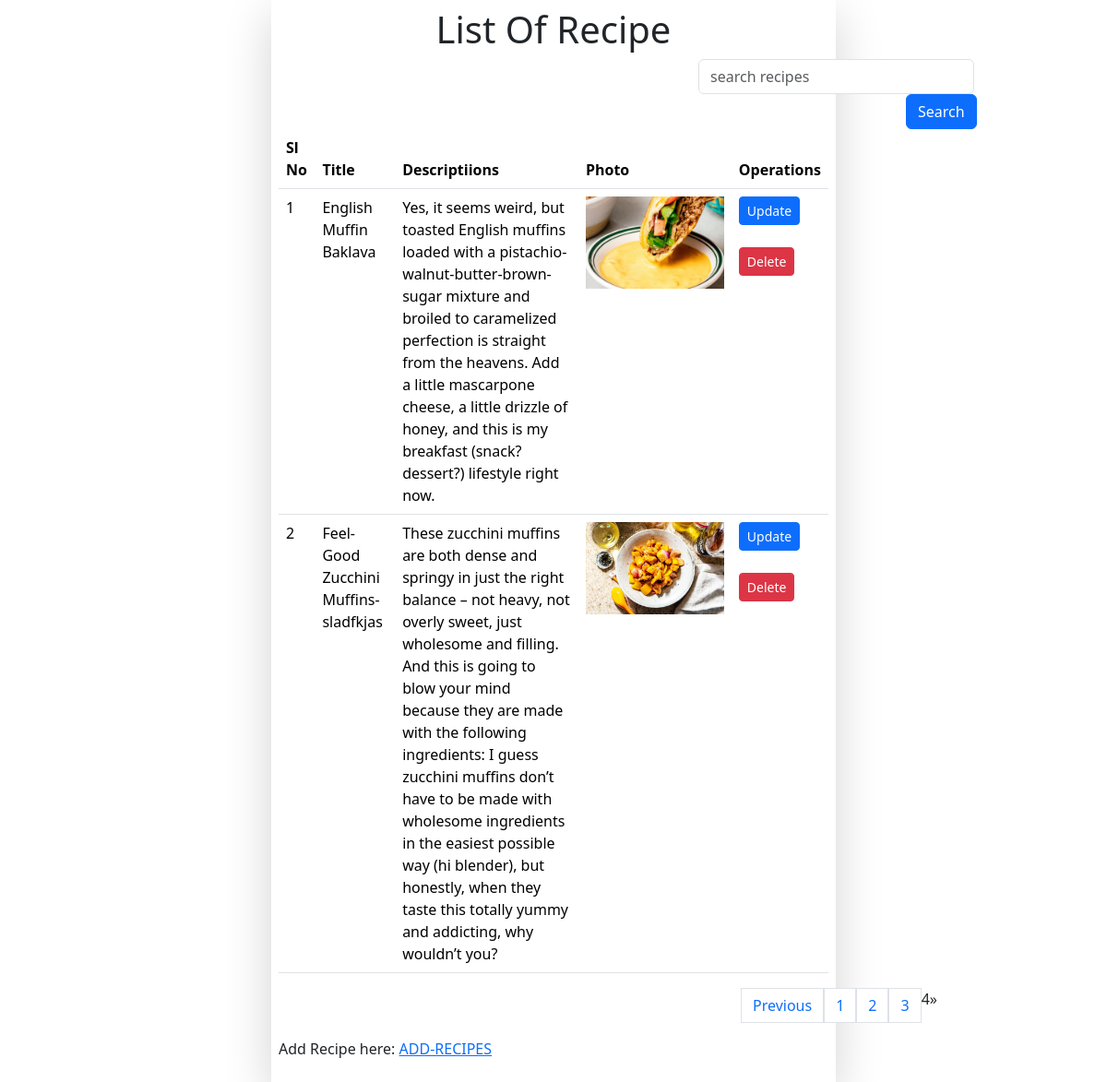
Screenshot of /recipe/?page=4 with the database file from the repository.
### htmlapp/models.py (models this page shows)
class Recipe(models.Model):
    title=models.CharField(max_length=200)
    description=models.TextField()
    photo=models.ImageField(upload_to='upload/')
    created_at=models.DateTimeField(auto_now_add=True)

### htmlapp/views.py (the view)
# urls.py: path('recipe/',recipelist , name='recipelist'),
def recipelist(request):
        recipes=Recipe.objects.all().order_by('-created_at')
        if request.GET.get('serach'):
            recipes=Recipe.objects.filter(title__icontains = request.GET.get('serach'))
        page = request.GET.get('page', 1)
        paginator = Paginator(recipes, 3)
        try:
            recipes = paginator.page(page)
        except PageNotAnInteger:
            recipes = paginator.page(1)
        except EmptyPage:
            recipes = paginator.page(paginator.num_pages)
        return render(request , 'recipe.html',{ 'recipes': recipes })

### htmlapp/templates/recipe.html (shortened to what this page needs)
<!doctype html>
<html lang="en">
  <head>
    <link href="https://cdn.jsdelivr.net/npm/bootstrap@5.3.1/dist/css/bootstrap.min.css" rel="stylesheet">
  </head>
  <body>
    <div class="row">
        <div class=" shadow-lg p-2 mx-auto col-10 col-md-8 col-lg-6">
            <h1 style="text-align:center">List Of Recipe</h1>
<table class="table">
    <form>
        <input style="margin-left: 455px;
        width: 299px;"  placeholder="search recipes"   name="serach" type="text" class="form-control"  id="exampleInputEmail1" aria-describedby="emailHelp">
        <button style="margin-left: 680px;" type="submit" class="btn btn-primary">Search</button>
      </div>
    <thead>
      <tr>
        <th scope="col">Sl No</th>
        <th scope="col">Title</th>
        <th scope="col">Descriptiions</th>
        <th scope="col">Photo</th>
        <th scope="col">Operations</th>
      </tr>
    </thead>
    <tbody>
        {% for item in recipes %}
        <tr>
            <td>{{ forloop.counter }}</td>
             <td>{{ item.title }}</td>
             <td>{{ item.description }}</td>
             <td>
                <img src="/media/{{ item.photo }}" style="height: 100px;" > </td>
             <td><a href="{% url 'updaterecipe' item.id %}"><button type="button" class="btn btn-sm  btn-primary">Update</button></a> <br><br>
            <a href="{% url 'recipedelete' item.id %}"><button type="button" class="btn btn-sm  btn-danger">Delete</button></a></td>
        </tr>
           {% endfor %}
    </tbody>
  {% if recipes.has_other_pages %}
  <nav aria-label="Page navigation example">
  <ul style="padding-left: 501px;" class="pagination">
    {% if recipes.has_previous %}
      <li><a class="page-link" href="?page={{ recipes.previous_page_number }}">Previous</a></li>
    {% else %}
      <li class="disabled"><span>&laquo;</span></li>
    {% endif %}
    {% for i in recipes.paginator.page_range %}
      {% if recipes.number == i %}
        <li class="active"><span>{{ i }} </span></li>
      {% else %}
        <li><a class="page-link" href="?page={{ i }}">{{ i }}</a></li>
      {% endif %}
    {% endfor %}
    {% if recipes.has_next %}
      <li ><a class="page-link" href="?page={{ recipes.next_page_number }}">Next</a></li>
    {% else %}
      <li class="disabled"><span>&raquo;</span></li>
    {% endif %}
  </ul>
</nav>
{% endif %}
   <p>Add Recipe here:  <a href="/add/">ADD-RECIPES</a></p>
    </div>
  </body>
</html>

### rows the page displays
Recipe: title "English Muffin Baklava", description "Yes, it seems weird, but toasted English muffins loaded with a pistachio-walnut-butter-brown-sugar mixture and broiled to caramelized perfection is straight from the heavens. Add a little mascarpone cheese, a little drizzle of honey, and this is my breakfast (snack? dessert?) lifestyle right now.", photo (picture)
Recipe: title "Feel-Good Zucchini Muffins-sladfkjas", description "These zucchini muffins are both dense and springy in just the right balance – not heavy, not overly sweet, just wholesome and filling. And this is going to blow your mind because they are made with the following ingredients: I guess zucchini muffins don’t have to be made with wholesome ingredients in the easiest possible way (hi blender), but honestly, when they taste this totally yummy and addicting, why wouldn’t you?", photo (picture)

### other values shown
{{ i }} "1" "2" "3"
{{ i }} "4"
